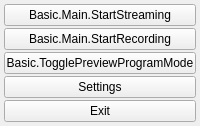
  <widget class="OBSDock" name="controlsDock">
   <property name="features">
    <set>QDockWidget::AllDockWidgetFeatures</set>
   </property>
   <property name="windowTitle">
    <string>Basic.Main.Controls</string>
   </property>
   <attribute name="dockWidgetArea">
    <number>8</number>
   </attribute>
   <widget class="QWidget" name="controlsDockContents">
    <layout class="QVBoxLayout" name="buttonsVLayout">
     <property name="spacing">
      <number>2</number>
     </property>
     <property name="leftMargin">
      <number>4</number>
     </property>
     <property name="topMargin">
      <number>4</number>
     </property>
     <property name="rightMargin">
      <number>4</number>
     </property>
     <property name="bottomMargin">
      <number>4</number>
     </property>
     <item>
      <widget class="QPushButton" name="streamButton">
       <property name="enabled">
        <bool>true</bool>
       </property>
       <property name="sizePolicy">
        <sizepolicy hsizetype="Ignored" vsizetype="Fixed">
         <horstretch>0</horstretch>
         <verstretch>0</verstretch>
        </sizepolicy>
       </property>
       <property name="minimumSize">
        <size>
         <width>150</width>
         <height>0</height>
        </size>
       </property>
       <property name="text">
        <string>Basic.Main.StartStreaming</string>
       </property>
       <property name="checkable">
        <bool>true</bool>
       </property>
      </widget>
     </item>
     <item>
      <layout class="QHBoxLayout" name="recordingLayout">
       <property name="spacing">
        <number>2</number>
       </property>
       <property name="leftMargin">
        <number>0</number>
       </property>
       <property name="topMargin">
        <number>0</number>
       </property>
       <property name="rightMargin">
        <number>0</number>
       </property>
       <property name="bottomMargin">
        <number>0</number>
       </property>
       <item>
        <widget class="RecordButton" name="recordButton">
         <property name="enabled">
          <bool>true</bool>
         </property>
         <property name="sizePolicy">
          <sizepolicy hsizetype="Ignored" vsizetype="Fixed">
           <horstretch>0</horstretch>
           <verstretch>0</verstretch>
          </sizepolicy>
         </property>
         <property name="minimumSize">
          <size>
           <width>0</width>
           <height>0</height>
          </size>
         </property>
         <property name="text">
          <string>Basic.Main.StartRecording</string>
         </property>
         <property name="checkable">
          <bool>true</bool>
         </property>
        </widget>
       </item>
      </layout>
     </item>
     <item>
      <widget class="QPushButton" name="modeSwitch">
       <property name="sizePolicy">
        <sizepolicy hsizetype="Ignored" vsizetype="Fixed">
         <horstretch>0</horstretch>
         <verstretch>0</verstretch>
        </sizepolicy>
       </property>
       <property name="minimumSize">
        <size>
         <width>150</width>
         <height>0</height>
        </size>
       </property>
       <property name="text">
        <string>Basic.TogglePreviewProgramMode</string>
       </property>
       <property name="checkable">
        <bool>true</bool>
       </property>
      </widget>
     </item>
     <item>
      <widget class="QPushButton" name="settingsButton">
       <property name="sizePolicy">
        <sizepolicy hsizetype="Ignored" vsizetype="Fixed">
         <horstretch>0</horstretch>
         <verstretch>0</verstretch>
        </sizepolicy>
       </property>
       <property name="minimumSize">
        <size>
         <width>150</width>
         <height>0</height>
        </size>
       </property>
       <property name="text">
        <string>Settings</string>
       </property>
      </widget>
     </item>
     <item>
      <widget class="QPushButton" name="exitButton">
       <property name="sizePolicy">
        <sizepolicy hsizetype="Ignored" vsizetype="Fixed">
         <horstretch>0</horstretch>
         <verstretch>0</verstretch>
        </sizepolicy>
       </property>
       <property name="minimumSize">
        <size>
         <width>150</width>
         <height>0</height>
        </size>
       </property>
       <property name="text">
        <string>Exit</string>
       </property>
      </widget>
     </item>
     <item>
      <spacer name="expVSpacer">
       <property name="orientation">
        <enum>Qt::Vertical</enum>
       </property>
       <property name="sizeHint" stdset="0">
        <size>
         <width>0</width>
         <height>0</height>
        </size>
       </property>
      </spacer>
     </item>
    </layout>
   </widget>
  </widget>
